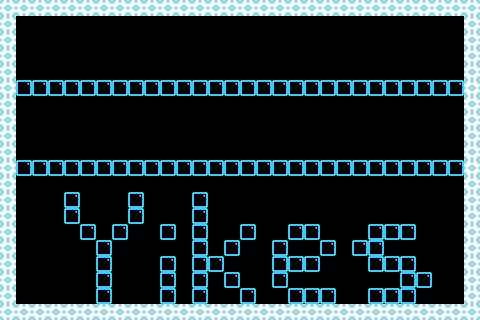

The image is a tile-based game level rendered from a .tmx file. Its description and source (layers, tilesets, objects; grid data summarised) follow:
An orthogonal 30x20 tile map with 16x16 px tiles, 2 tile layers (bricks, solidbricks), 5 tilesets and 20 objects (7x flyThroughWallsDiagonalFlyerSpawnPoint, 6x PowerUpSpawnPoint, 3x StarInGameCurrency, SpawnPoint, TimeBomb, ...).

<map version="1.0" orientation="orthogonal" width="30" height="20" tilewidth="16" tileheight="16">
 <tileset firstgid="1" name="TileSetTemplate" tilewidth="16" tileheight="16">
  <image source="TileSetTemplate.png" width="64" height="64" />
 </tileset>
 <tileset firstgid="17" name="TileSetTemplateSolid" tilewidth="16" tileheight="16">
  <image source="TileSetTemplateSolid.png" width="64" height="64" />
 </tileset>
 <tileset firstgid="33" name="Tile X (1)" tilewidth="16" tileheight="16">
  <image source="Tile X (1).png" width="16" height="16" />
 </tileset>
 <tileset firstgid="34" name="Tile 8 LightBlue" tilewidth="16" tileheight="16">
  <image source="Tile 8 LightBlue.png" width="16" height="16" />
 </tileset>
 <tileset firstgid="35" name="Tile 13 LightBlueGray" tilewidth="16" tileheight="16">
  <image source="Tile 13 LightBlueGray.png" width="16" height="16" />
 </tileset>
 <layer name="bricks" width="30" height="20">
  <data>[600 cells, 106 non-empty, 1 distinct tile ids]</data>
 </layer>
 <layer name="solidbricks" width="30" height="20">
  <data>[600 cells, 96 non-empty, 1 distinct tile ids]</data>
 </layer>
 <objectgroup name="Objects" width="30" height="20">
  <object x="441" y="107" height="1" />
  <object name="SpawnPoint" x="49" y="143">
   <properties>
    <property name="SpawnPoint" value="1" />
   </properties>
  </object>
  <object name="TimeBomb" x="434" y="143">
   <properties>
    <property name="TimeBomb" value="1" />
   </properties>
  </object>
  <object name="flyThroughWallsDiagonalFlyerSpawnPoint" x="153" y="40">
   <properties>
    <property name="flyThroughWallsDiagonalFlyerSpawnPoint" value="1" />
   </properties>
  </object>
  <object name="flyThroughWallsDiagonalFlyerSpawnPoint" x="259" y="39">
   <properties>
    <property name="flyThroughWallsDiagonalFlyerSpawnPoint" value="1" />
   </properties>
  </object>
  <object name="flyThroughWallsDiagonalFlyerSpawnPoint" x="367" y="38">
   <properties>
    <property name="flyThroughWallsDiagonalFlyerSpawnPoint" value="1" />
   </properties>
  </object>
  <object name="flyThroughWallsDiagonalFlyerSpawnPoint" x="344" y="263">
   <properties>
    <property name="flyThroughWallsDiagonalFlyerSpawnPoint" value="1" />
   </properties>
  </object>
  <object name="flyThroughWallsDiagonalFlyerSpawnPoint" x="249" y="262">
   <properties>
    <property name="flyThroughWallsDiagonalFlyerSpawnPoint" value="1" />
   </properties>
  </object>
  <object name="flyThroughWallsDiagonalFlyerSpawnPoint" x="138" y="263">
   <properties>
    <property name="flyThroughWallsDiagonalFlyerSpawnPoint" value="1" />
   </properties>
  </object>
  <object name="flyThroughWallsDiagonalFlyerSpawnPoint" x="32" y="264">
   <properties>
    <property name="flyThroughWallsDiagonalFlyerSpawnPoint" value="1" />
   </properties>
  </object>
  <object name="StarInGameCurrency" x="119" y="106">
   <properties>
    <property name="StarInGameCurrency" value="1" />
   </properties>
  </object>
  <object name="StarInGameCurrency" x="241" y="101">
   <properties>
    <property name="StarInGameCurrency" value="1" />
   </properties>
  </object>
  <object name="StarInGameCurrency" x="356" y="101">
   <properties>
    <property name="StarInGameCurrency" value="1" />
   </properties>
  </object>
  <object name="PowerUpSpawnPoint" x="167" y="105">
   <properties>
    <property name="PowerUpSpawnPoint" value="0" />
   </properties>
  </object>
  <object name="PowerUpSpawnPoint" x="181" y="105">
   <properties>
    <property name="PowerUpSpawnPoint" value="1" />
   </properties>
  </object>
  <object name="PowerUpSpawnPoint" x="195" y="105">
   <properties>
    <property name="PowerUpSpawnPoint" value="2" />
   </properties>
  </object>
  <object name="PowerUpSpawnPoint" x="291" y="104">
   <properties>
    <property name="PowerUpSpawnPoint" value="3" />
   </properties>
  </object>
  <object name="PowerUpSpawnPoint" x="305" y="105">
   <properties>
    <property name="PowerUpSpawnPoint" value="4" />
   </properties>
  </object>
  <object name="PowerUpSpawnPoint" x="321" y="105">
   <properties>
    <property name="PowerUpSpawnPoint" value="5" />
   </properties>
  </object>
  <object name="ExitDoor" x="241" y="130">
   <properties>
    <property name="ExitDoor" value="1" />
   </properties>
  </object>
 </objectgroup>
</map>
